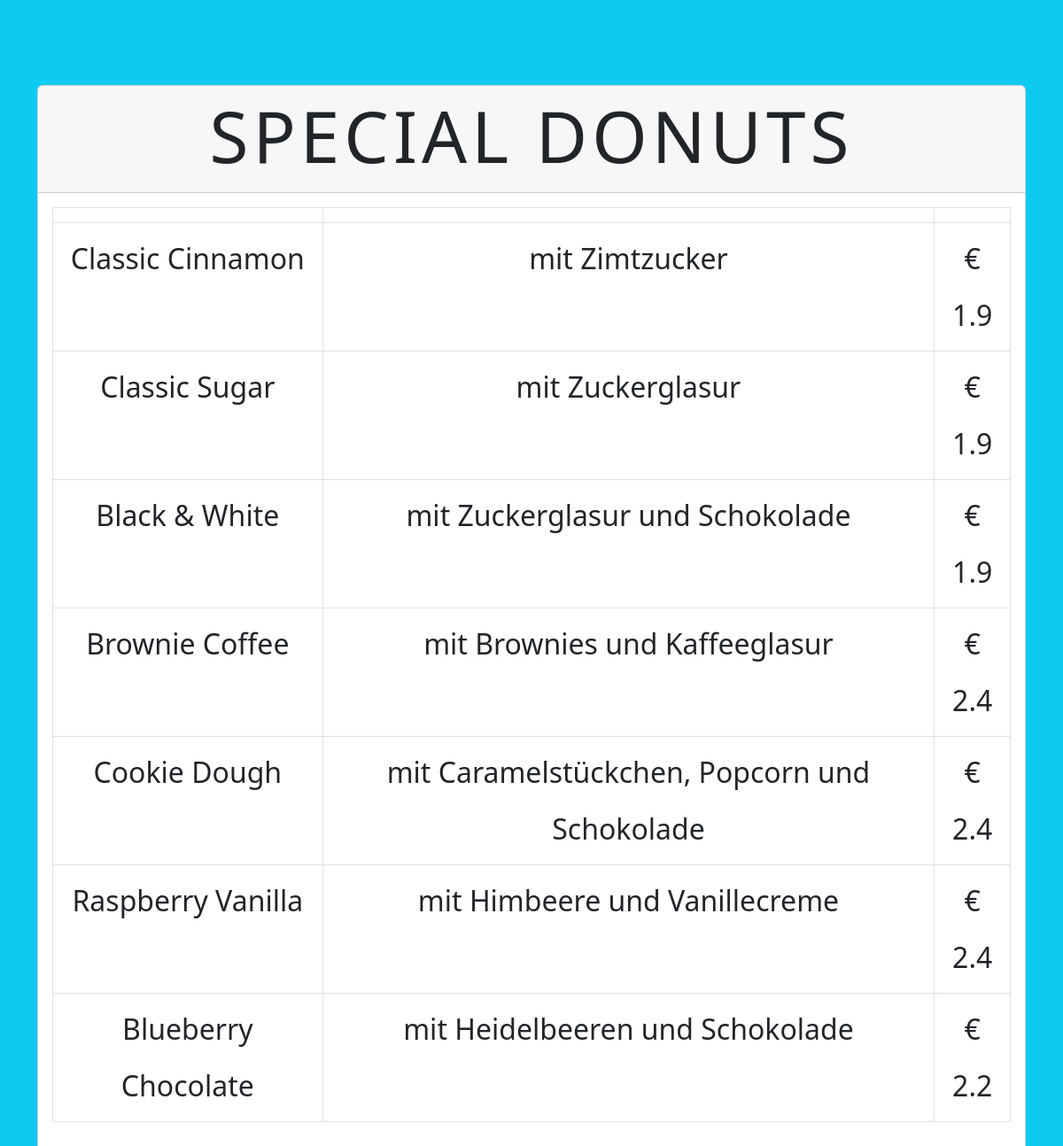
/FRONTEND_DISPLAY/root/pages/display_special.php, run on the app's committed database.
### tables this page shows
CREATE TABLE `products` (
  `id` int(11) NOT NULL,
  `category` varchar(225) NOT NULL,
  `name` varchar(225) NOT NULL,
  `price` float NOT NULL,
  `quantity` int(11) NOT NULL,
  `unit` varchar(225) NOT NULL,
  `image` varchar(225) NOT NULL,
  `description` varchar(1000) NOT NULL,
  `date` date NOT NULL,
  `status` varchar(225) NOT NULL
);

### FRONTEND_DISPLAY/root/pages/display_special.php (the view, shortened to what this page needs)
<?php
require_once('../../db/db.php');
$query = "SELECT * FROM products";
$result = mysqli_query($connection, $query);
?>
<!DOCTYPE html>
<html lang="en">
<head>
    <link rel="stylesheet" href="../../css/style.css">
    <link rel="stylesheet" href="../../../lib/bootstrap/bootstrap.min.css">
</head>
<body class="bg-info">
    <div class="container">
        <div class="row mt-5">
            <div class="col">
                <div class="card mt-5">
                    <div class="card-header">
                        <h2 class="display-1 text-center" style="text-transform: uppercase; letter-spacing: 5px;">Special Donuts</h2>
                    </div>
                    <div class="card-body">
                        <table class="table table-bordered text-center">
                            <tr>
                                <td></td>
                                <td></td>
                                <td></td>
                            </tr>
                            <tr>
                                <?php
                                    while($row = mysqli_fetch_assoc($result)) { ?>
                                <td class="fs-2 lh-lg"><?php echo $row['name']?></td>
                                <td class="fs-2 lh-lg"><?php echo $row['description']?></td>
                                <td class="fs-2 lh-lg">€ <?php echo $row['price']?></td>
                            </tr>
                                <?php
                                    }
                                ?>
                        </table>
                    </div>
                </div>
            </div>
        </div>
    </div>

### data on the page
products: name "Classic Cinnamon", description "mit Zimtzucker", price "1.9"
products: name "Classic Sugar", description "mit Zuckerglasur", price "1.9"
products: name "Black & White", description "mit Zuckerglasur und Schokolade", price "1.9"
products: name "Brownie Coffee", description "mit Brownies und Kaffeeglasur", price "2.4"
products: name "Cookie Dough", description "mit Caramelstückchen, Popcorn und Schokolade", price "2.4"
products: name "Raspberry Vanilla", description "mit Himbeere und Vanillecreme", price "2.4"
products: name "Blueberry Chocolate", description "mit Heidelbeeren und Schokolade", price "2.2"
